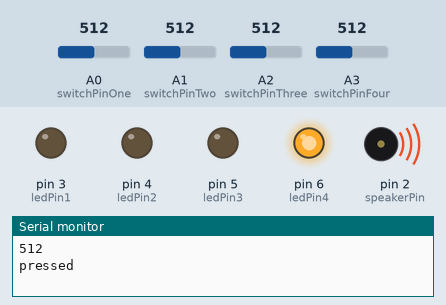
The sketch below on a simulated Arduino Uno, built with avr-gcc and run on an emulated ATmega328P. Parts: output pins drawn as LEDs (lit = HIGH), buzzer (waves = sounding), the last lines printed to the serial monitor. The inputs (shaded band) are chosen by the test bench; at power-on: A0 (switchPinOne) = 512, A1 (switchPinTwo) = 512, A2 (switchPinThree) = 512, A3 (switchPinFour) = 512. Random numbers use the default seed unless the sketch sets one.

Above: at 0.1 s.
At 1.9 s:
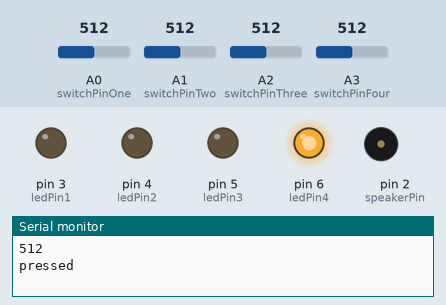
At 12.1 s:
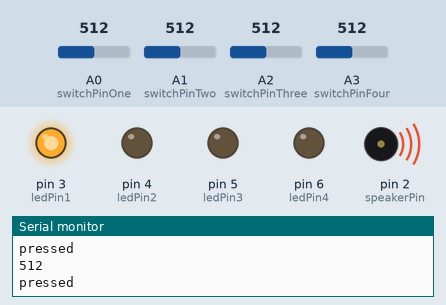
At 16.1 s:
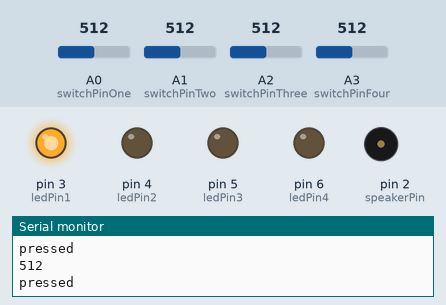
At 19.9 s:
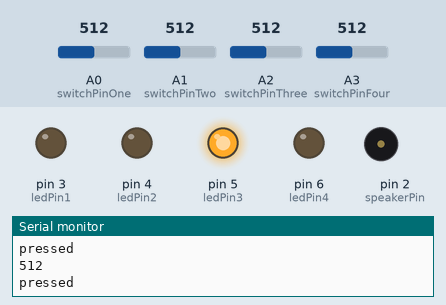
At 37.9 s:
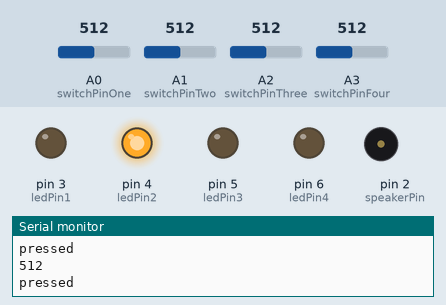
Timing chart, 0 to 39.4 s (numbered marks = the images above):
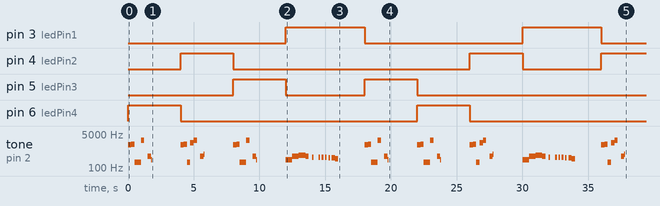

The sketch:

MelodyGame2_2.ino
```cpp
// Resources for the melody
#include "pitches.h"

// Variables
long waitPressDelay = 5000; // Delay to touch button
long preceiveDelay = 2000; // Delay to preceive the interaction or faillure
//int box = 2;
int speakerPin = 2;
int maxButtons = 4; // The buttons that are used. Zero is included, thus 0,1,2 etc.
long lastRandom = 0;
// LEDs
int ledPin1 = 3;
int ledPin2 = 4;
int ledPin3 = 5;
int ledPin4 = 6;
//int waitPin = 7;
//int sendPin = 8;

int val = 0;         // variable to store the value read from the sensor pin
int MINVAL = 100;  // threshold value to decide when the detected sound is a knock or not
int MAXVAL = 800;

// Buttons
int switchPinOne = 0;
int switchPinTwo = 1;
int switchPinThree = 2;
int switchPinFour = 3;


// notes in the melody:
int melody[] = {
  NOTE_C4, NOTE_C4,NOTE_G4, NOTE_G4, NOTE_A4,NOTE_A4, NOTE_G4,0  , NOTE_F4,NOTE_F4,NOTE_F4,NOTE_F4,NOTE_E4,NOTE_E4,NOTE_D4,NOTE_D4,NOTE_C4};
int melody2[] = {
  NOTE_FS6, NOTE_G6,NOTE_G3, NOTE_AS6, NOTE_DS7,0, NOTE_G4, NOTE_B4};
int melody3[] = {
  NOTE_FS6, NOTE_G6,NOTE_G3, NOTE_G3, NOTE_DS7,0, NOTE_G4, NOTE_C4};

// note durations: 4 = quarter note, 8 = eighth note, etc.:
int noteDurations[] = {
  4, 4, 4, 4,4,4,4,16,8,8,8,8,8,4,4,4,4 };

int noteDurations2[] = {
  4, 4, 4, 4,4,4,4,16,8,8,8,8,8,4,4,4,4 };

int noteDurations3[] = {
  4, 4, 4, 4,4,4,4,16,8,8,8,8,8,4,4,4,4 };

int breakbetweennotes[] = {
  4,4,4,4,4,4,4,4,2,4,4,4,4,4,4,4,4,4 };

int breakbetweennotes2[] = {
  4,4,4,4,4,4,4,4,4,4,4,4,4,4,4,4,4,4 };

int breakbetweennotes3[] = {
  4,4,4,4,4,4,4,4,4,4,4,4,4,4,4,4,4,4 };

// Setup the I/O
void setup(){
  Serial.begin(9600);

  pinMode(ledPin1, OUTPUT);
  pinMode(ledPin2, OUTPUT);
  pinMode(ledPin3, OUTPUT);
  pinMode(ledPin4, OUTPUT);

}

// Do this all the time
void loop(){
  long currentTime;
  long waitingTime;

  switch(randomSelect()){
  case 0:
    // Arrange the stopping time
    currentTime = millis();
    waitingTime = millis() + waitPressDelay;

    // Display the led from the button
    digitalWrite(ledPin1, HIGH);

    // Wait for the user to interact... If time is over stop waiting.
    while(waitingTime >= currentTime) {
      val = analogRead(switchPinOne);            // read the sensor and store it in the variable "val"

      Serial.println(val);
      if(val < 200){
        val = analogRead(switchPinOne);
      }

      if(val > MINVAL && val < MAXVAL) { // Check if pressed. If pressed play the sound(s).
        Serial.println("pressed");
        playMelodyOne();
        delay(1000);
        digitalWrite(ledPin1, LOW);
        return; // Everything is done! Return to loop().
      }
      currentTime = millis(); // update the current time
    }
    break;

  case 1:
    // Arrange the stopping time
    currentTime = millis();
    waitingTime = millis() + waitPressDelay;

    // Display the led from the button
    digitalWrite(ledPin2, HIGH);

    // Wait for the user to interact... If time is over stop waiting.
    while((waitingTime >= currentTime)) {
      val = analogRead(switchPinTwo);            // read the sensor and store it in the variable "val"

      Serial.println(val);
      if(val < 200){
        val = analogRead(switchPinTwo);
      }

      if(val > MINVAL && val < MAXVAL) { // Check if pressed. If pressed play the sound(s).
        Serial.println("pressed");
        playMelodyTwo(); // play the tune
        delay(1000);
        digitalWrite(ledPin2, LOW); // set the led low

        return; // Everything is done! Return to loop().
      }
      currentTime = millis(); // update the current time
    }
    break;

  case 2:
    // Arrange the stopping time
    currentTime = millis();
    waitingTime = millis() + waitPressDelay;

    // Display the led from the button
    digitalWrite(ledPin3, HIGH);

    // Wait for the user to interact... If time is over stop waiting.
    while((waitingTime >= currentTime)) {
      val = analogRead(switchPinThree);            // read the sensor and store it in the variable "val"

      Serial.println(val);
      if(val < 200){
        val = analogRead(switchPinThree);
      }

      if(val > MINVAL && val < MAXVAL) { // Check if pressed. If pressed play the sound(s).
        Serial.println("pressed");
        playMelodyThree(); // play the tune
        delay(1000);
        digitalWrite(ledPin3, LOW); // set the led low

        return; // Everything is done! Return to loop().
      }
      currentTime = millis(); // update the current time
    }
    break;
  case 3:
    // Arrange the stopping time
    currentTime = millis();
    waitingTime = millis() + waitPressDelay;

    // Display the led from the button
    digitalWrite(ledPin4, HIGH);

    // Wait for the user to interact... If time is over stop waiting.
    while((waitingTime >= currentTime)) {
      val = analogRead(switchPinFour);            // read the sensor and store it in the variable "val"

      Serial.println(val);
      if(val < 200){
        val = analogRead(switchPinFour);
      }

      if(val > MINVAL && val < MAXVAL) { // Check if pressed. If pressed play the sound(s).
        Serial.println("pressed");
        playMelodyThree(); // play the tune
        delay(1000);
        digitalWrite(ledPin4, LOW); // set the led low

        return; // Everything is done! Return to loop().
      }
      currentTime = millis(); // update the current time
    }
    break;


  }

  // Set all the LEDs off again. Also the speaker
  digitalWrite(ledPin1, LOW);
  digitalWrite(ledPin2, LOW);
  digitalWrite(ledPin3, LOW);
    digitalWrite(ledPin4, LOW);
  //digitalWrite(box, LOW);
  // Wait for the user to perceive the interaction.
  delay(preceiveDelay);
}


long randomSelect(){
  long randNumber  = 0; // The number to return.
  randNumber  = random(maxButtons);

  // Do not choose the same button
  while(lastRandom == randNumber){
    randNumber  = random(maxButtons);
  }

  lastRandom =  randNumber;
  return randNumber;
}


// Melodies
void playMelodyOne(){
  for (int thisNote = 0; thisNote < 15; thisNote++) {

    // to calculate the note duration, take one second
    // divided by the note type.
    //e.g. quarter note = 1000 / 4, eighth note = 1000/8, etc.
    int noteDuration = 1000/noteDurations[thisNote];
    tone(speakerPin, melody[thisNote],noteDuration);

    int breakbetweennote = 1000/breakbetweennotes[thisNote];


    // to distinguish the notes, set a minimum time between them.
    // the note's duration + 30% seems to work well:

    delay(breakbetweennote);
    // stop the tone playing:
    noTone(speakerPin);
  }
  delay(1000);
}

void playMelodyTwo(){
  for (int thisNote = 0; thisNote < 8; thisNote++) {

    // to calculate the note duration, take one second
    // divided by the note type.
    //e.g. quarter note = 1000 / 4, eighth note = 1000/8, etc.
    int noteDuration2 = 1000/noteDurations2[thisNote];
    tone(speakerPin, melody2[thisNote], noteDuration2);

    int breakbetweennote2 = 1000/breakbetweennotes2[thisNote];


    // to distinguish the notes, set a minimum time between them.
    // the note's duration + 30% seems to work well:

    delay(breakbetweennote2);
    // stop the tone playing:
    noTone(speakerPin);
  }
  delay(1000);
}


void playMelodyThree(){
  for (int thisNote = 0; thisNote < 8; thisNote++) {

    // to calculate the note duration, take one second
    // divided by the note type.
    //e.g. quarter note = 1000 / 4, eighth note = 1000/8, etc.
    int noteDuration3 = 1000/noteDurations3[thisNote];
    tone(speakerPin, melody3[thisNote],noteDuration3);
    int breakbetweennote3 = 1000/breakbetweennotes3[thisNote];


    // to distinguish the notes, set a minimum time between them.
    // the note's duration + 30% seems to work well:

    delay(breakbetweennote3);
    // stop the tone playing:
    noTone(speakerPin);
  }
  delay(1000);
}
```

pitches.h
```cpp
/*************************************************
 * Public Constants
 *************************************************/

#define NOTE_B0  31
#define NOTE_C1  33
#define NOTE_CS1 35
#define NOTE_D1  37
#define NOTE_DS1 39
#define NOTE_E1  41
#define NOTE_F1  44
#define NOTE_FS1 46
#define NOTE_G1  49
#define NOTE_GS1 52
#define NOTE_A1  55
#define NOTE_AS1 58
#define NOTE_B1  62
#define NOTE_C2  65
#define NOTE_CS2 69
#define NOTE_D2  73
#define NOTE_DS2 78
#define NOTE_E2  82
#define NOTE_F2  87
#define NOTE_FS2 93
#define NOTE_G2  98
#define NOTE_GS2 104
#define NOTE_A2  110
#define NOTE_AS2 117
#define NOTE_B2  123
#define NOTE_C3  131
#define NOTE_CS3 139
#define NOTE_D3  147
#define NOTE_DS3 156
#define NOTE_E3  165
#define NOTE_F3  175
#define NOTE_FS3 185
#define NOTE_G3  196
#define NOTE_GS3 208
#define NOTE_A3  220
#define NOTE_AS3 233
#define NOTE_B3  247
#define NOTE_C4  262
#define NOTE_CS4 277
#define NOTE_D4  294
#define NOTE_DS4 311
#define NOTE_E4  330
#define NOTE_F4  349
#define NOTE_FS4 370
#define NOTE_G4  392
#define NOTE_GS4 415
#define NOTE_A4  440
#define NOTE_AS4 466
#define NOTE_B4  494
#define NOTE_C5  523
#define NOTE_CS5 554
#define NOTE_D5  587
#define NOTE_DS5 622
#define NOTE_E5  659
#define NOTE_F5  698
#define NOTE_FS5 740
#define NOTE_G5  784
#define NOTE_GS5 831
#define NOTE_A5  880
#define NOTE_AS5 932
#define NOTE_B5  988
#define NOTE_C6  1047
#define NOTE_CS6 1109
#define NOTE_D6  1175
#define NOTE_DS6 1245
#define NOTE_E6  1319
#define NOTE_F6  1397
#define NOTE_FS6 1480
#define NOTE_G6  1568
#define NOTE_GS6 1661
#define NOTE_A6  1760
#define NOTE_AS6 1865
#define NOTE_B6  1976
#define NOTE_C7  2093
#define NOTE_CS7 2217
#define NOTE_D7  2349
#define NOTE_DS7 2489
#define NOTE_E7  2637
#define NOTE_F7  2794
#define NOTE_FS7 2960
#define NOTE_G7  3136
#define NOTE_GS7 3322
#define NOTE_A7  3520
#define NOTE_AS7 3729
#define NOTE_B7  3951
#define NOTE_C8  4186
#define NOTE_CS8 4435
#define NOTE_D8  4699
#define NOTE_DS8 4978
```

Measured:
- by itself, pin 3 (ledPin1): alternates HIGH for 6.0 s and LOW for 12.0 s
- by itself, pin 4 (ledPin2): goes HIGH 4.0 s, LOW 18.0 s, HIGH 4.0 s, LOW 6.0 s, then HIGH
- by itself, pin 5 (ledPin3): alternates HIGH for 4.0 s and LOW for 6.0 s, 4 changes in all, then stays LOW
- by itself, pin 6 (ledPin4): alternates HIGH for 4.0 s and LOW for 18.0 s
- by itself, tone on pin 2 (speakerPin): plays 1480 Hz for 0.25 s, 1568 Hz for 0.25 s, 196 Hz for 0.50 s, 2489 Hz for 0.25 s, 392 Hz for 0.25 s, 262 Hz for 0.06 s … (67 notes in this stretch)
